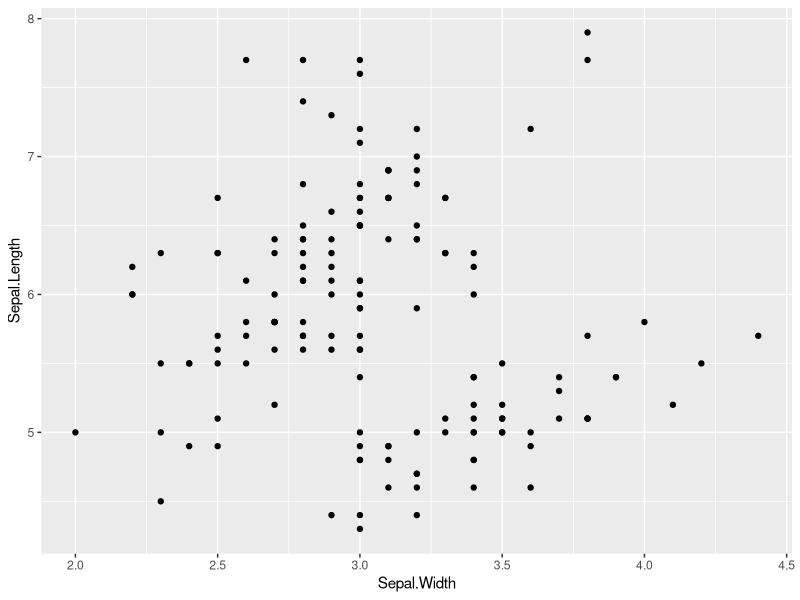
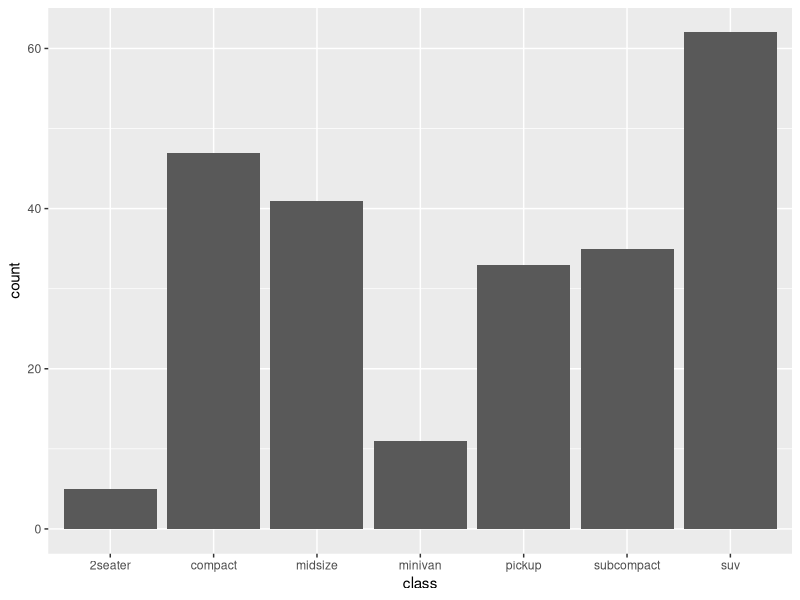
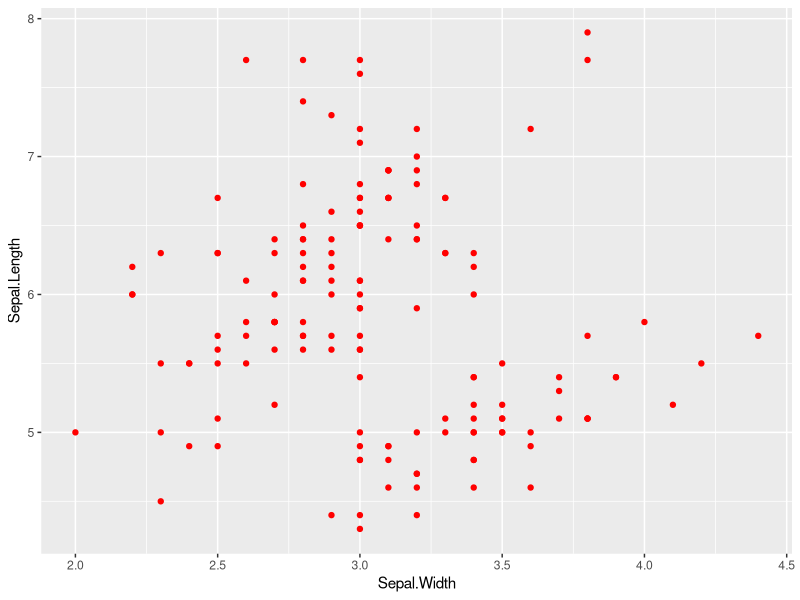
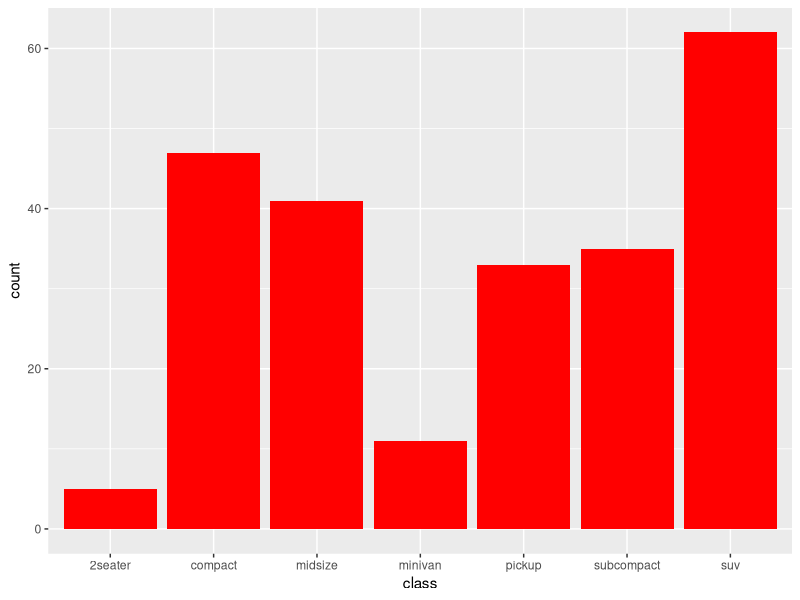
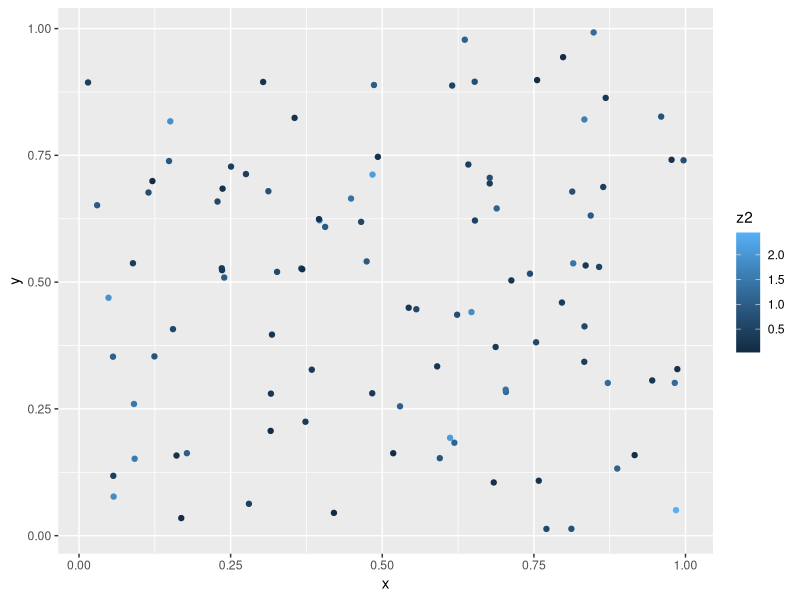
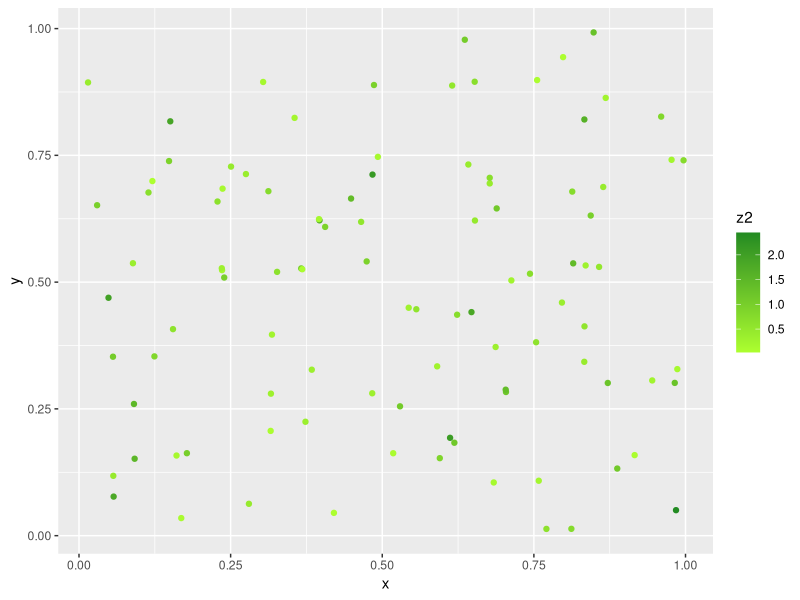
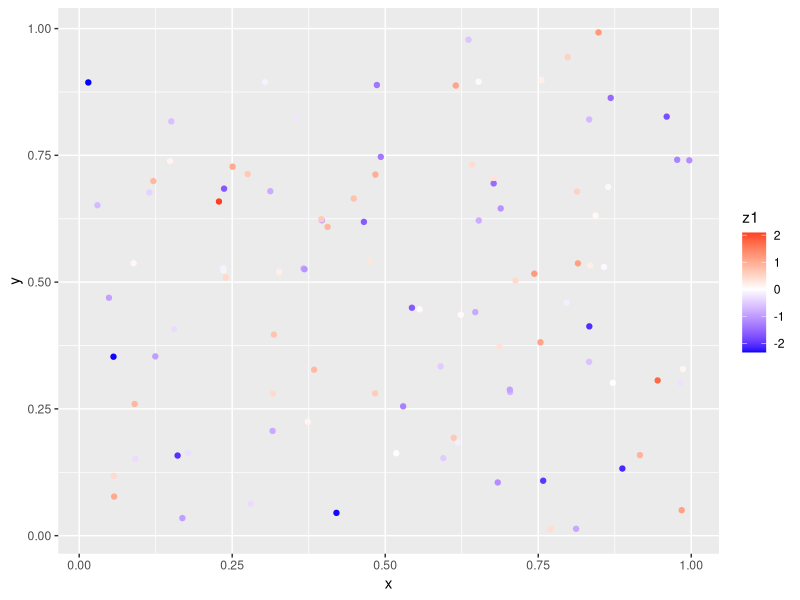
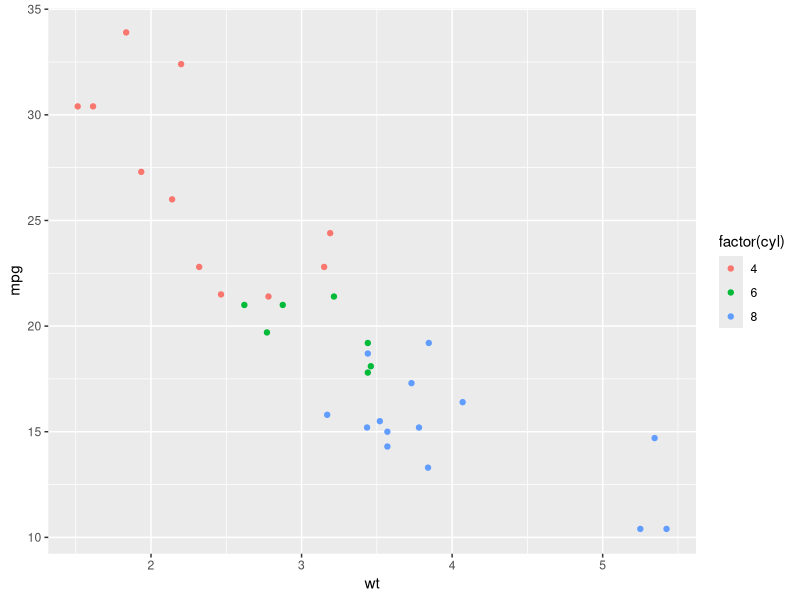

Recreate these plots in R, in order.
# This workbook is built to help you practice working with colors and color scales in ggplot
# It is designed to accompany this guide on my website:
# [redacted]


################################################################################
##################### Loading Packages & Investigating Data ####################
################################################################################

# 1. Load your packages

library(tidyverse)



# 2. Investigate the dataset

head(iris)
str(iris)

# QUESTION: What variables are in the data?
# QUESTION: Which variables are continuous data, and which are categorical?



################################################################################
############################ Changing Static Colors ############################
################################################################################

# 3. Create a base scatter plot graph with no color specified

ggplot(iris) + 
    geom_point(aes(x = Sepal.Width, y = Sepal.Length))

# QUESTION: If you don't specify a color, what is the default color for points in ggplot?



# 4. Create a base bar graph with no color specified

ggplot(mpg) +
    geom_bar(aes(x = class))

# QUESTION: If you don't specify a color, what is the default color for bars in ggplot?



# 5. Setting a static color for scatter plots

ggplot(iris) + 
    geom_point(aes(x = Sepal.Width, y = Sepal.Length), color = 'red')



# 6. Setting a static color for bar graphs

ggplot(mpg) +
    geom_bar(aes(x = class), fill = 'red')

# QUESTION: Compare the 2 above codes. Why do we use "color = 'red'" for scatter plots 
#           and "fill = 'red" for the bar graph?
# HINT: Change the "fill" to "color" for the bar graph. What happens?



################################################################################
########################## Mapping Variables to Colors #########################
################################################################################

# 7. Generating random data

df <- data.frame(
x = runif(100),       # 100 uniformly distributed random values
y = runif(100),       # 100 uniformly distributed random values
z1 = rnorm(100),      # 100 normally distributed random values
z2 = abs(rnorm(100))  # 100 normally distributed random values mapped to positive
)

# EXERCISE: Use the glimpse, str, min, and max functions to review this random data
# QUESTION: What are the minimum and maximum values in each column?



# 8. Mapping continuous data to the default color gradient in ggplot

ggplot(df, aes(x, y)) +
    geom_point(aes(color = z2))

# EXERCISE: Compare this code to the code from # 5 above. What differences do you see?
# QUESTION: How do you specify a static color and how do you specify a color mapping?
# HINT: It has something to do with the "aes" function!
# QUESTION: What is the default ggplot color scale for continuous data? 
# HINT: It's the scale used in this graph!



# 9. Specifying a custom sequential color scale for continuous data in ggplot

ggplot(df, aes(x, y)) +
    geom_point(aes(color = z2)) +
    scale_color_gradient(low = 'greenyellow', high = 'forestgreen')

# QUESTION: How do we customize the color gradient that ggplot uses?
# QUESTION: What function would you use if you were working with a bar graph?
# HINT: The difference is color vs. fill!
# EXERCISE: Try modifying the colors in the scale_fill_gradient function.
# QUESTION: Which combinations seem to work well and which don't?



# 10. Specifying a custom diverging color scale for continuous data in ggplot

ggplot(df, aes(x, y)) +
    geom_point(aes(colour = z1)) +
    scale_color_gradient2(low = 'blue', mid = 'white', high = 'red')

# QUESTION: When might you prefer to use a diverging scale over a sequential scale?
# QUESTION: What about a sequential scale over a diverging scale?
# EXERCISE: Try modifying the colors in the scale_fill_gradient2 function.
# QUESTION: Which combinations seem to work well and which don't?



# 11. Mapping Categorical Data to Color in ggplot

ggplot(mtcars, aes(x = wt, y = mpg)) +
  geom_point(aes(color = factor(cyl)))

# QUESTION: Why do we use factor when mapping the cyl variable to color
# HINT: What happens if you don't use factor? 
# QUESTION: What is the default ggplot color scale for categorical data?



# 12. Specifying a manual color scale for categorical data in ggplot
colors <- c("4" = "#D9717D", "6" = "#4DB6D0", "8" = "#BECA55")

ggplot(mtcars, aes(x = wt, y = mpg)) +
    geom_point(aes(colour = factor(cyl))) +
    scale_color_manual(values = colors)

# EXERCISE: CREATE YOUR OWN 3-COLOR PALETTE AT http://tristen.ca/hcl-picker/#/hlc/3/1.05/D9717D/BECA55
# EXERCISE: Modify the colors vector above to use your custom palette